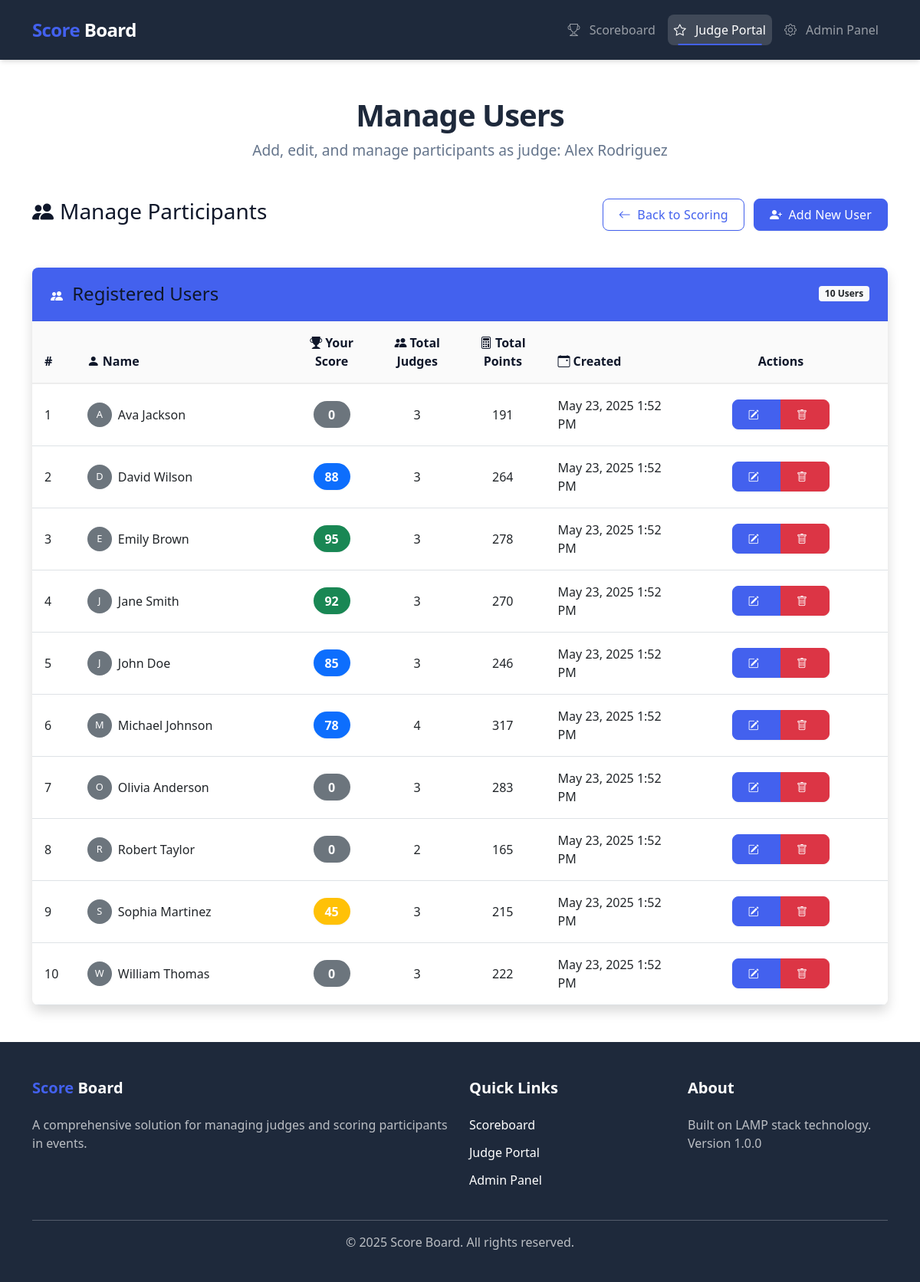
Screenshot of /judge/manage-users.php?id=1 with the database file from the repository.
### tables this page shows
CREATE TABLE IF NOT EXISTS judges (
    id INT PRIMARY KEY AUTO_INCREMENT,
    username VARCHAR(50) UNIQUE NOT NULL,
    display_name VARCHAR(100) NOT NULL,
    created_at TIMESTAMP DEFAULT CURRENT_TIMESTAMP
);

CREATE TABLE IF NOT EXISTS users (
    id INT PRIMARY KEY AUTO_INCREMENT,
    name VARCHAR(100) NOT NULL,
    created_at TIMESTAMP DEFAULT CURRENT_TIMESTAMP
);

CREATE TABLE IF NOT EXISTS scores (
    id INT PRIMARY KEY AUTO_INCREMENT,
    judge_id INT NOT NULL,
    user_id INT NOT NULL,
    points INT NOT NULL CHECK (points BETWEEN 0 AND 100),
    created_at TIMESTAMP DEFAULT CURRENT_TIMESTAMP,
    FOREIGN KEY (judge_id) REFERENCES judges(id),
    FOREIGN KEY (user_id) REFERENCES users(id)
);

### src/config/database.php (called while the page is built)
<?php
return [
    'host' => getenv('MYSQL_HOST') ?: 'localhost',
    'dbname' => getenv('MYSQL_DATABASE') ?: 'judge_db',
    'username' => getenv('MYSQL_USER') ?: 'judge_user',
    'password' => getenv('MYSQL_PASSWORD') ?: 'judge_pass',
    'charset' => 'utf8mb4'
];

### src/core/Database.php (called while the page is built, shortened)
<?php
class Database {
    private static $instance = null;
    private $pdo;
    private function __construct() {
        try {
            $config = require __DIR__ . '/../config/database.php';
            $dsn = "mysql:host={$config['host']};dbname={$config['dbname']};charset={$config['charset']}";
            $options = [
                PDO::ATTR_ERRMODE => PDO::ERRMODE_EXCEPTION,
                PDO::ATTR_DEFAULT_FETCH_MODE => PDO::FETCH_ASSOC,
                PDO::ATTR_EMULATE_PREPARES => false
            ];
            $this->pdo = new PDO($dsn, $config['username'], $config['password'], $options);
        } catch (PDOException $e) {
            die("Connection failed: " . $e->getMessage());
        }
    }
    public static function getInstance() {
        if (self::$instance === null) {
            self::$instance = new self();
        }
        return self::$instance;
    }
    public function query($sql, $params = []) {
        $stmt = $this->pdo->prepare($sql);
        $stmt->execute($params);
        return $stmt;
    }
}

### src/includes/init.php (called while the page is built, shortened)
<?php
require_once __DIR__ . '/../core/Database.php';
$db = Database::getInstance();

### src/judge/manage-users.php (the view, shortened to what this page needs)
<?php
require_once __DIR__ . '/../includes/init.php';
$judge_id = isset($_GET['id']) ? (int)$_GET['id'] : null;
$judge = null;
if ($judge_id) {
    $judge = $db->query("SELECT * FROM judges WHERE id = ?", [$judge_id])->fetch();
} else {
    header('Location: /judge/');
    exit;
}
$users = $db->query("
    SELECT
        u.id,
        u.name,
        u.created_at,
        COALESCE(s.points, 0) as points,
        s.id as score_id,
        CASE WHEN s.id IS NOT NULL THEN 1 ELSE 0 END as has_voted,
        (SELECT COUNT(*) FROM scores WHERE user_id = u.id) as total_scores,
        (SELECT COALESCE(SUM(points), 0) FROM scores WHERE user_id = u.id) as total_points
    FROM users u
    LEFT JOIN scores s ON u.id = s.user_id AND s.judge_id = ?
    ORDER BY u.name
", [$judge_id])->fetchAll();
?>
<!DOCTYPE html>
<html lang="en">
<head>
    <link href="https://cdn.jsdelivr.net/npm/bootstrap@5.1.3/dist/css/bootstrap.min.css" rel="stylesheet">
    <link rel="stylesheet" href="https://cdn.jsdelivr.net/npm/bootstrap-icons@1.7.2/font/bootstrap-icons.css">
    <link href="/public/css/styles.css" rel="stylesheet">
</head>
<body>
    <nav class="navbar navbar-expand-lg navbar-dark">
        <div class="container">
            <a class="navbar-brand" href="/"><span class="highlight">Score</span> Board</a>
            <div class="collapse navbar-collapse" id="navbarNav">
                <ul class="navbar-nav ms-auto">
                    <li class="nav-item">
                        <a class="nav-link" href="/public/"><i class="bi bi-trophy"></i> Scoreboard</a>
                    </li>
                    <li class="nav-item">
                        <a class="nav-link active" href="/judge/"><i class="bi bi-star"></i> Judge Portal</a>
                    </li>
                    <li class="nav-item">
                        <a class="nav-link" href="/admin/"><i class="bi bi-gear"></i> Admin Panel</a>
                    </li>
                </ul>
            </div>
        </div>
    </nav>
    <div class="container mt-5">
        <div class="text-center mb-5">
            <h1 class="app-title">Manage Users</h1>
            <p class="app-subtitle">Add, edit, and manage participants as judge: <?php echo htmlspecialchars($judge['display_name']); ?></p>
        </div>
        <div class="row mb-4">
            <div class="col-md-12">
                <div class="d-flex justify-content-between align-items-center mb-4">
                    <h2 class="h3"><i class="bi bi-people-fill me-2"></i>Manage Participants</h2>
                    <div>
                        <a href="/judge/?id=<?php echo htmlspecialchars($judge_id); ?>" class="btn btn-outline-primary me-2">
                            <i class="bi bi-arrow-left me-1"></i> Back to Scoring
                        </a>
                        <button type="button" class="btn btn-primary" data-bs-toggle="modal" data-bs-target="#addUserModal">
                            <i class="bi bi-person-plus-fill me-1"></i> Add New User
                        </button>
                    </div>
                </div>
            </div>
        </div>
        <div class="card shadow animate-fade-in">
            <div class="card-header bg-primary text-white d-flex align-items-center justify-content-between">
                <div>
                    <i class="bi bi-people-fill me-2"></i>
                    <h2 class="h4 d-inline mb-0">Registered Users</h2>
                </div>
                <span class="badge bg-light text-dark"><?php echo count($users); ?> Users</span>
            </div>
            <div class="card-body p-0">
                <?php if (empty($users)): ?>
                <div class="alert alert-info m-4">
                    <i class="bi bi-info-circle-fill me-2"></i> No users have been registered yet. Add your first user using the button above.
                </div>
                <?php else: ?>
                <div class="table-responsive">
                    <table class="table table-hover mb-0">
                        <thead>
                            <tr>
                                <th width="5%">#</th>
                                <th width="25%"><i class="bi bi-person-fill me-1"></i>Name</th>
                                <th width="10%" class="text-center"><i class="bi bi-trophy-fill me-1"></i>Your Score</th>
                                <th width="10%" class="text-center"><i class="bi bi-people-fill me-1"></i>Total Judges</th>
                                <th width="10%" class="text-center"><i class="bi bi-calculator me-1"></i>Total Points</th>
                                <th width="15%"><i class="bi bi-calendar-event me-1"></i>Created</th>
                                <th width="25%" class="text-center">Actions</th>
                            </tr>
                        </thead>
                        <tbody class="stagger-children">
                            <?php foreach ($users as $index => $user):
                                $scoreClass = '';
                                if ($user['points'] >= 90) {
                                    $scoreClass = 'bg-success';
                                } elseif ($user['points'] >= 70) {
                                    $scoreClass = 'bg-primary';
                                } elseif ($user['points'] >= 50) {
                                    $scoreClass = 'bg-info';
                                } elseif ($user['points'] >= 30) {
                                    $scoreClass = 'bg-warning';
                                } elseif ($user['points'] > 0) {
                                    $scoreClass = 'bg-danger';
                                } else {
                                    $scoreClass = 'bg-secondary';
                                }
                            ?>
                            <tr>
                                <td><?php echo $index + 1; ?></td>
                                <td>
                                    <div class="d-flex align-items-center">
                                        <div class="icon-circle bg-secondary text-white me-2" style="width: 2rem; height: 2rem; font-size: 0.8rem;">
                                            <?php echo substr(htmlspecialchars($user['name']), 0, 1); ?>
                                        </div>
                                        <span class="fw-medium"><?php echo htmlspecialchars($user['name']); ?></span>
                                    </div>
                                </td>
                                <td class="text-center">
                                    <span class="points-badge <?php echo $scoreClass; ?>">
                                        <?php echo htmlspecialchars($user['points']); ?>
                                    </span>
                                </td>
                                <td class="text-center"><?php echo htmlspecialchars($user['total_scores']); ?></td>
                                <td class="text-center"><?php echo htmlspecialchars($user['total_points']); ?></td>
                                <td><?php echo htmlspecialchars(date('M d, Y g:i A', strtotime($user['created_at']))); ?></td>
                                <td class="text-center">
                                    <div class="btn-group">
                                        <button type="button" class="btn btn-sm btn-primary edit-user-btn"
                                                data-id="<?php echo htmlspecialchars($user['id']); ?>"
                                                data-name="<?php echo htmlspecialchars($user['name']); ?>"
                                                data-bs-toggle="modal" data-bs-target="#editUserModal"
                                                title="Edit User">
                                            <i class="bi bi-pencil-square"></i>
                                        </button>
                                        <button type="button" class="btn btn-sm btn-danger delete-user-btn"
                                                data-id="<?php echo htmlspecialchars($user['id']); ?>"
                                                data-name="<?php echo htmlspecialchars($user['name']); ?>"
                                                data-bs-toggle="modal" data-bs-target="#deleteUserModal"
                                                title="Delete User">
                                            <i class="bi bi-trash"></i>
                                        </button>
                                    </div>
                                </td>
                            </tr>
                            <?php endforeach; ?>
                        </tbody>
                    </table>
                </div>
                <?php endif; ?>
            </div>
        </div>
    </div>
    <footer class="footer mt-5">
        <div class="container">
            <div class="row">
                <div class="col-md-6">
                    <h5><span class="highlight">Score</span> Board</h5>
                    <p>A comprehensive solution for managing judges and scoring participants in events.</p>
                </div>
                <div class="col-md-3">
                    <h5>Quick Links</h5>
                    <ul class="list-unstyled">
                        <li><a href="/public/" class="text-white">Scoreboard</a></li>
                        <li><a href="/judge/" class="text-white">Judge Portal</a></li>
                        <li><a href="/admin/" class="text-white">Admin Panel</a></li>
                    </ul>
                </div>
                <div class="col-md-3">
                    <h5>About</h5>
                    <p>Built on LAMP stack technology. Version 1.0.0</p>
                </div>
            </div>
            <hr class="mt-4">
            <div class="text-center">
                <p>&copy; <?php echo date('Y'); ?> Score Board. All rights reserved.</p>
            </div>
        </div>
    </footer>
</body>
</html>

### rows the page displays
judges: display_name "Alex Rodriguez"
users: name "A", name "Ava Jackson", points "0", total_scores "3", total_points "191", created_at "May 23, 2025 1:52 PM"
scores: user.name "D", user.name "David Wilson", points "88", total_scores "3", total_points "264", user.created_at "May 23, 2025 1:52 PM"
scores: user.name "E", user.name "Emily Brown", points "95", total_scores "3", total_points "278", user.created_at "May 23, 2025 1:52 PM"
scores: user.name "J", user.name "Jane Smith", points "92", total_scores "3", total_points "270", user.created_at "May 23, 2025 1:52 PM"
scores: user.name "J", user.name "John Doe", points "85", total_scores "3", total_points "246", user.created_at "May 23, 2025 1:52 PM"
scores: user.name "M", user.name "Michael Johnson", points "78", total_scores "4", total_points "317", user.created_at "May 23, 2025 1:52 PM"
users: name "O", name "Olivia Anderson", points "0", total_scores "3", total_points "283", created_at "May 23, 2025 1:52 PM"
users: name "R", name "Robert Taylor", points "0", total_scores "2", total_points "165", created_at "May 23, 2025 1:52 PM"
scores: user.name "S", user.name "Sophia Martinez", points "45", total_scores "3", total_points "215", user.created_at "May 23, 2025 1:52 PM"
users: name "W", name "William Thomas", points "0", total_scores "3", total_points "222", created_at "May 23, 2025 1:52 PM"

### other values shown
count($users) "10"
